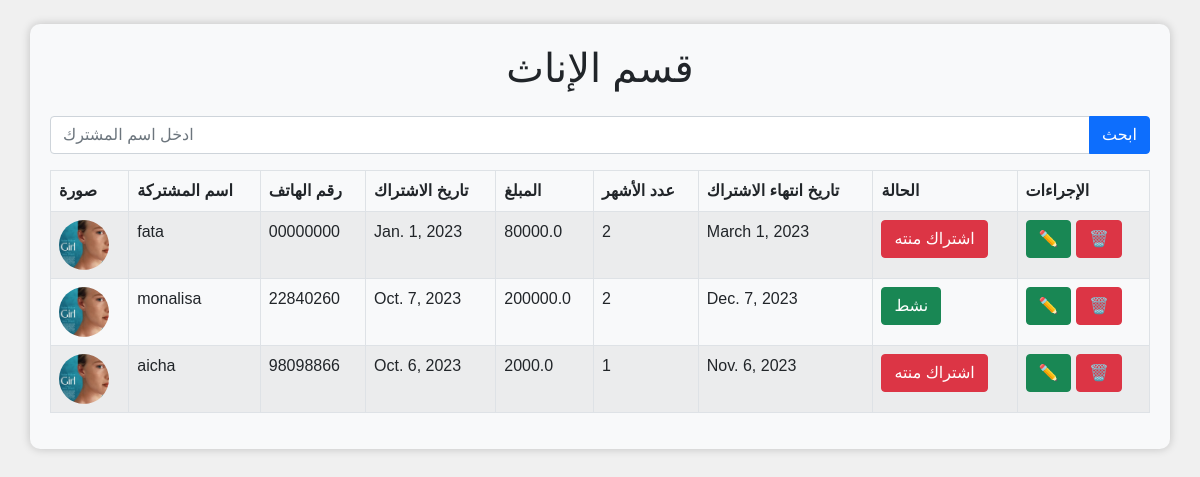
The app's page /list_Female/, older data.
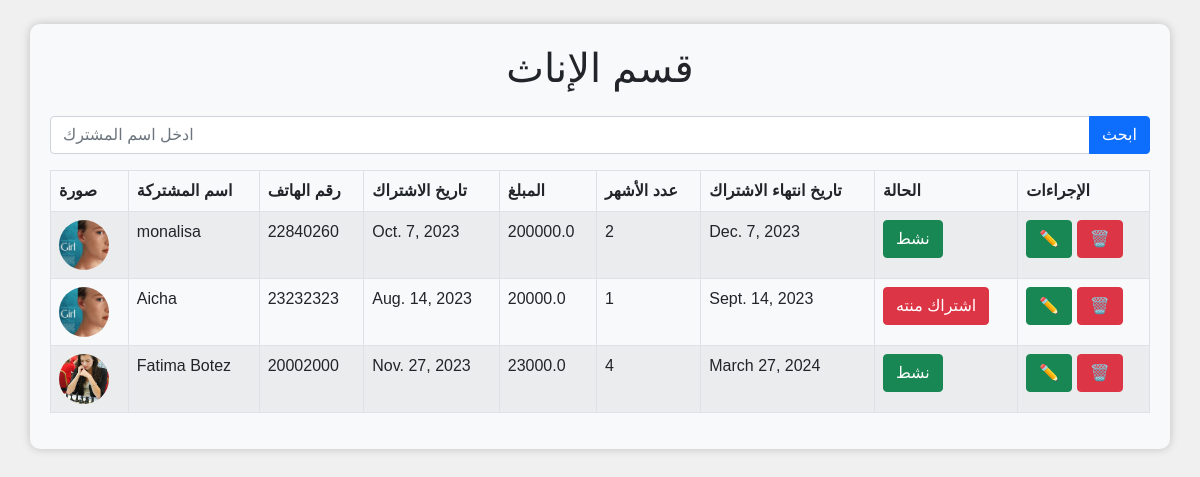
The same page, newer data.
### gym/models.py (models this page shows, shortened)
class Subscriber(models.Model):
    name = models.CharField(max_length=255)
    phone_number = models.CharField(max_length=11)
    image = models.ImageField(upload_to='subscriber_images')
    gender = models.CharField(max_length=10, choices=Gender.choices)
    salary = models.FloatField()
    subscription_date = models.DateField()
    how_many_month = models.IntegerField()
    expired_date = models.DateField(null=True, blank=True)  # Add this field
    @property
    def is_subscription_expired(self):
        return self.expired_date < date.today()

### gym/views.py (the view)
# urls.py: path('list_Female/', views.list_Female, name='list_Female'),
def list_Female(request):
    male_subscribers = Subscriber.objects.filter(gender='female')
    context = {'posts': male_subscribers}
    return render(request, 'html/list_fm.html', context)

### gym/templates/html/list_fm.html (shortened to what this page needs)
{% load static %}
<!DOCTYPE html>
<html lang="en">
<head>
    <link href="https://cdn.jsdelivr.net/npm/bootstrap@5.0.1/dist/css/bootstrap.min.css" rel="stylesheet">
    <link rel="stylesheet" href="{% static 'css/table.css'%}">
</head>
<body>
  <form method="get" action="{%url 'search_subscribers' %}">
    <div class="container mt-4">
        <h1 class="text-center mb-4"> قسم الإناث</h1>
        <div class="input-group mb-3">
          <input type="search" name="name" id="searchInput"  class="form-control" placeholder="ادخل اسم المشترك">
          <button type="submit" class="btn btn-primary">ابحث</button>
      </div>
    </form>
      <form method="post" action="">
        <table class="table table-bordered table-striped " id="userTable">          <thead>
              <tr>
                <th>صورة</th>
                  <th> اسم المشتركة</th>
                  <th>رقم الهاتف</th>
                  <th> تاريخ الاشتراك </th>
                  <th>المبلغ</th>
                  <th>عدد الأشهر</th>
                  <th>تاريخ انتهاء الاشتراك</th>
                  <th>الحالة</th>
                  <th>الإجراءات</th>
              </tr>
          </thead>
          <tbody>
              {% for subscriber in posts %}
                  <tr>
                    <td>
                      <div class="profile-image">
                          <img src="{{  subscriber.image.url }}" alt="{{  subscriber.name }}">
                      </div>
                  </td>
                      <td>{{  subscriber.name }}</td>
                      <td>{{  subscriber.phone_number }}</td>
                      <td>{{  subscriber.subscription_date }}</td>
                      <td>{{  subscriber.salary }}</td>
                      <td>{{  subscriber.how_many_month }}</td>
                      <td>{{  subscriber.expired_date }}</td>
                      <td>
                        <div class="subscription-status">
                            <button class="btn {% if subscriber.is_subscription_expired %}btn-danger{% else %}btn-success{% endif %}">
                              {% if subscriber.is_subscription_expired %} اشتراك منته{% else %}نشط{% endif %}
                            </button>
                        </div>
                    </td>
                    <td>
                      <a href="{% url 'update_subscriber' subscriber.id %}" class="btn btn-success edit-button">
                        ✏️
                      </a>
                      <a href="{% url 'delete_subscriber' subscriber.id %}" class="btn btn-danger delete-button">
                         🗑️
                      </a>
                    </td>
                  </tr>
              {% endfor %}
          </tbody>
      </table>
</form>
</body>
</html>

Row changes from the older to the newer data that the page shows:
removed Subscriber: image (picture), name "fata", phone_number "00000000", subscription_date "Jan. 1, 2023", salary "80000.0", how_many_month "2", expired_date "March 1, 2023", shows "اشتراك منته"
changed Subscriber: name "aicha" → "Aicha"; phone_number "98098866" → "23232323"; subscription_date "Oct. 6, 2023" → "Aug. 14, 2023"; salary "2000.0" → "20000.0"; expired_date "Nov. 6, 2023" → "Sept. 14, 2023"
added Subscriber: image (picture), name "Fatima Botez", phone_number "20002000", subscription_date "Nov. 27, 2023", salary "23000.0", how_many_month "4", expired_date "March 27, 2024", shows "نشط"
